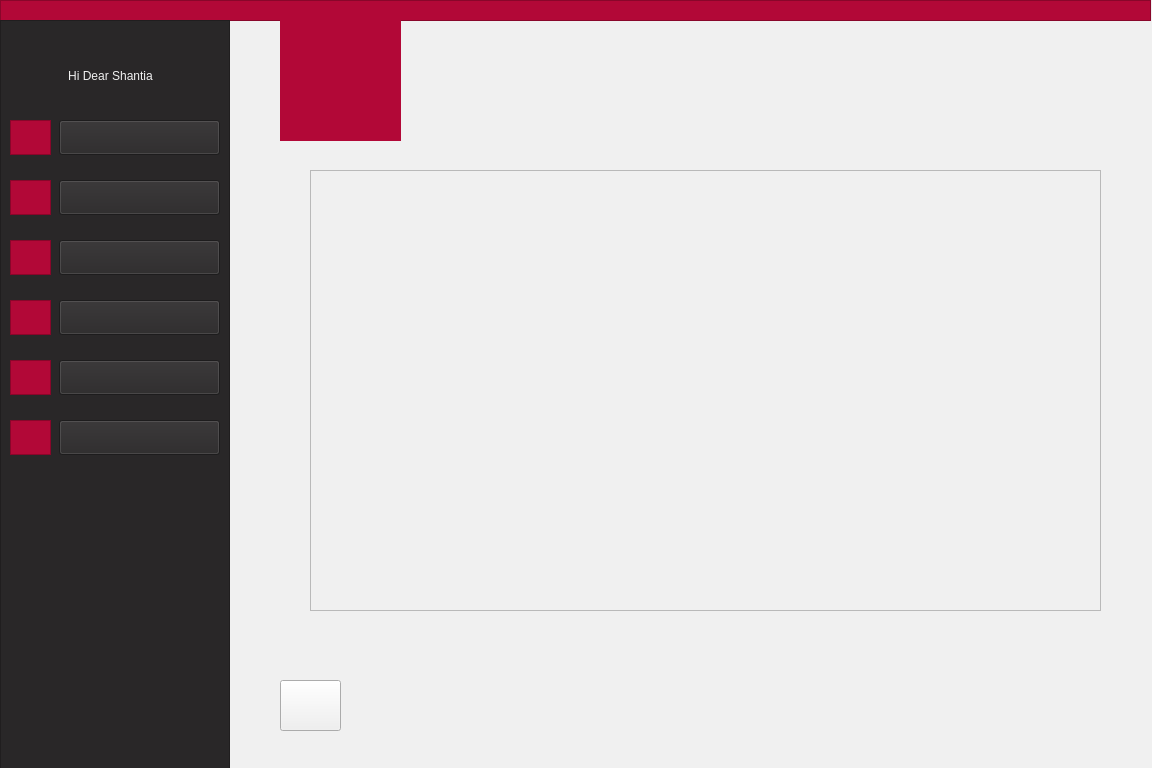
<?xml version="1.0" encoding="UTF-8"?>
<ui version="4.0">
 <class>adminMessages</class>
 <widget class="QWidget" name="adminMessages">
  <property name="geometry">
   <rect>
    <x>0</x>
    <y>0</y>
    <width>1152</width>
    <height>768</height>
   </rect>
  </property>
  <property name="minimumSize">
   <size>
    <width>1152</width>
    <height>768</height>
   </size>
  </property>
  <property name="windowTitle">
   <string>Form</string>
  </property>
  <property name="styleSheet">
   <string notr="true">background-color: rgb(240, 240, 240);</string>
  </property>
  <widget class="QLabel" name="label_9">
   <property name="geometry">
    <rect>
     <x>285</x>
     <y>20</y>
     <width>111</width>
     <height>111</height>
    </rect>
   </property>
   <property name="styleSheet">
    <string notr="true">background-color: rgb(178, 8, 55);</string>
   </property>
   <property name="text">
    <string/>
   </property>
   <property name="pixmap">
    <pixmap resource="pictures.qrc">:/logo/filename.jpg</pixmap>
   </property>
   <property name="scaledContents">
    <bool>true</bool>
   </property>
  </widget>
  <widget class="QFrame" name="frame">
   <property name="geometry">
    <rect>
     <x>0</x>
     <y>0</y>
     <width>1151</width>
     <height>21</height>
    </rect>
   </property>
   <property name="styleSheet">
    <string notr="true">background-color: rgb(178, 8, 55);
border-color: rgb(178, 8, 55);</string>
   </property>
   <property name="frameShape">
    <enum>QFrame::StyledPanel</enum>
   </property>
   <property name="frameShadow">
    <enum>QFrame::Raised</enum>
   </property>
  </widget>
  <widget class="QLabel" name="label">
   <property name="geometry">
    <rect>
     <x>280</x>
     <y>20</y>
     <width>121</width>
     <height>121</height>
    </rect>
   </property>
   <property name="styleSheet">
    <string notr="true">background-color: rgb(178, 8, 55);
border-color: rgb(178, 8, 55);
</string>
   </property>
   <property name="text">
    <string/>
   </property>
   <property name="pixmap">
    <pixmap>:/AjaxLogo/filename.jpg</pixmap>
   </property>
   <property name="scaledContents">
    <bool>true</bool>
   </property>
   <property name="alignment">
    <set>Qt::AlignCenter</set>
   </property>
  </widget>
  <widget class="QFrame" name="frame_2">
   <property name="geometry">
    <rect>
     <x>0</x>
     <y>20</y>
     <width>230</width>
     <height>768</height>
    </rect>
   </property>
   <property name="styleSheet">
    <string notr="true">background-color: rgb(41, 39, 40);
border-color: rgb(41, 39, 40);</string>
   </property>
   <property name="frameShape">
    <enum>QFrame::StyledPanel</enum>
   </property>
   <property name="frameShadow">
    <enum>QFrame::Raised</enum>
   </property>
   <widget class="QPushButton" name="pushButton">
    <property name="geometry">
     <rect>
      <x>59</x>
      <y>100</y>
      <width>161</width>
      <height>35</height>
     </rect>
    </property>
    <property name="styleSheet">
     <string notr="true">font: 11pt &quot;Montserrat&quot;;
</string>
    </property>
    <property name="text">
     <string/>
    </property>
   </widget>
   <widget class="QPushButton" name="pushButton_2">
    <property name="geometry">
     <rect>
      <x>59</x>
      <y>160</y>
      <width>161</width>
      <height>35</height>
     </rect>
    </property>
    <property name="styleSheet">
     <string notr="true">font: 11pt &quot;Montserrat&quot;;
</string>
    </property>
    <property name="text">
     <string/>
    </property>
   </widget>
   <widget class="QPushButton" name="pushButton_3">
    <property name="geometry">
     <rect>
      <x>59</x>
      <y>220</y>
      <width>161</width>
      <height>35</height>
     </rect>
    </property>
    <property name="styleSheet">
     <string notr="true">font: 11pt &quot;Montserrat&quot;;
</string>
    </property>
    <property name="text">
     <string/>
    </property>
   </widget>
   <widget class="QPushButton" name="pushButton_4">
    <property name="geometry">
     <rect>
      <x>59</x>
      <y>280</y>
      <width>161</width>
      <height>35</height>
     </rect>
    </property>
    <property name="styleSheet">
     <string notr="true">font: 11pt &quot;Montserrat&quot;;
</string>
    </property>
    <property name="text">
     <string/>
    </property>
   </widget>
   <widget class="QFrame" name="frame_3">
    <property name="geometry">
     <rect>
      <x>10</x>
      <y>100</y>
      <width>41</width>
      <height>35</height>
     </rect>
    </property>
    <property name="styleSheet">
     <string notr="true">background-color: rgb(178, 8, 55);
border-color: rgb(178, 8, 55);</string>
    </property>
    <property name="frameShape">
     <enum>QFrame::StyledPanel</enum>
    </property>
    <property name="frameShadow">
     <enum>QFrame::Raised</enum>
    </property>
    <widget class="QLabel" name="label_6">
     <property name="geometry">
      <rect>
       <x>5</x>
       <y>1</y>
       <width>31</width>
       <height>31</height>
      </rect>
     </property>
     <property name="styleSheet">
      <string notr="true"/>
     </property>
     <property name="text">
      <string/>
     </property>
     <property name="pixmap">
      <pixmap resource="icon.qrc">:/icon/profile.png</pixmap>
     </property>
     <property name="scaledContents">
      <bool>true</bool>
     </property>
    </widget>
   </widget>
   <widget class="QFrame" name="frame_5">
    <property name="geometry">
     <rect>
      <x>10</x>
      <y>160</y>
      <width>41</width>
      <height>35</height>
     </rect>
    </property>
    <property name="cursor">
     <cursorShape>ArrowCursor</cursorShape>
    </property>
    <property name="styleSheet">
     <string notr="true">background-color: rgb(178, 8, 55);
border-color: rgb(178, 8, 55);</string>
    </property>
    <property name="frameShape">
     <enum>QFrame::StyledPanel</enum>
    </property>
    <property name="frameShadow">
     <enum>QFrame::Raised</enum>
    </property>
    <widget class="QLabel" name="label_10">
     <property name="geometry">
      <rect>
       <x>5</x>
       <y>2</y>
       <width>31</width>
       <height>31</height>
      </rect>
     </property>
     <property name="text">
      <string/>
     </property>
     <property name="pixmap">
      <pixmap resource="icon.qrc">:/icon/message.png</pixmap>
     </property>
     <property name="scaledContents">
      <bool>true</bool>
     </property>
    </widget>
   </widget>
   <widget class="QFrame" name="frame_6">
    <property name="geometry">
     <rect>
      <x>10</x>
      <y>220</y>
      <width>41</width>
      <height>35</height>
     </rect>
    </property>
    <property name="styleSheet">
     <string notr="true">background-color: rgb(178, 8, 55);
border-color: rgb(178, 8, 55);</string>
    </property>
    <property name="frameShape">
     <enum>QFrame::StyledPanel</enum>
    </property>
    <property name="frameShadow">
     <enum>QFrame::Raised</enum>
    </property>
    <widget class="QLabel" name="label_7">
     <property name="geometry">
      <rect>
       <x>5</x>
       <y>2</y>
       <width>31</width>
       <height>31</height>
      </rect>
     </property>
     <property name="text">
      <string/>
     </property>
     <property name="pixmap">
      <pixmap resource="icon.qrc">:/icon/add-user.png</pixmap>
     </property>
     <property name="scaledContents">
      <bool>true</bool>
     </property>
    </widget>
   </widget>
   <widget class="QFrame" name="frame_7">
    <property name="geometry">
     <rect>
      <x>10</x>
      <y>280</y>
      <width>41</width>
      <height>35</height>
     </rect>
    </property>
    <property name="styleSheet">
     <string notr="true">background-color: rgb(178, 8, 55);
border-color: rgb(178, 8, 55);</string>
    </property>
    <property name="frameShape">
     <enum>QFrame::StyledPanel</enum>
    </property>
    <property name="frameShadow">
     <enum>QFrame::Raised</enum>
    </property>
    <widget class="QLabel" name="label_11">
     <property name="geometry">
      <rect>
       <x>5</x>
       <y>2</y>
       <width>31</width>
       <height>31</height>
      </rect>
     </property>
     <property name="text">
      <string/>
     </property>
     <property name="pixmap">
      <pixmap resource="icon.qrc">:/icon/upload-mail.png</pixmap>
     </property>
     <property name="scaledContents">
      <bool>true</bool>
     </property>
    </widget>
   </widget>
   <widget class="QLabel" name="label_2">
    <property name="geometry">
     <rect>
      <x>20</x>
      <y>40</y>
      <width>181</width>
      <height>31</height>
     </rect>
    </property>
    <property name="styleSheet">
     <string notr="true">font: 11pt &quot;Montserrat&quot;;
color: rgb(240, 240, 240);</string>
    </property>
    <property name="text">
     <string>Hi Dear Shantia</string>
    </property>
    <property name="alignment">
     <set>Qt::AlignCenter</set>
    </property>
   </widget>
   <widget class="QLabel" name="label_3">
    <property name="geometry">
     <rect>
      <x>100</x>
      <y>100</y>
      <width>81</width>
      <height>30</height>
     </rect>
    </property>
    <property name="autoFillBackground">
     <bool>false</bool>
    </property>
    <property name="styleSheet">
     <string notr="true">font: 11pt &quot;Montserrat&quot;;
color: rgb(240, 240, 240);</string>
    </property>
    <property name="lineWidth">
     <number>0</number>
    </property>
    <property name="text">
     <string>Profile</string>
    </property>
    <property name="alignment">
     <set>Qt::AlignCenter</set>
    </property>
   </widget>
   <widget class="QLabel" name="label_4">
    <property name="geometry">
     <rect>
      <x>90</x>
      <y>160</y>
      <width>101</width>
      <height>30</height>
     </rect>
    </property>
    <property name="styleSheet">
     <string notr="true">font: 11pt &quot;Montserrat&quot;;
color: rgb(240, 240, 240);</string>
    </property>
    <property name="text">
     <string>Messges</string>
    </property>
    <property name="alignment">
     <set>Qt::AlignCenter</set>
    </property>
   </widget>
   <widget class="QLabel" name="label_5">
    <property name="geometry">
     <rect>
      <x>90</x>
      <y>220</y>
      <width>111</width>
      <height>30</height>
     </rect>
    </property>
    <property name="styleSheet">
     <string notr="true">font: 11pt &quot;Montserrat&quot;;
color: rgb(240, 240, 240);</string>
    </property>
    <property name="text">
     <string>Add People</string>
    </property>
    <property name="alignment">
     <set>Qt::AlignCenter</set>
    </property>
   </widget>
   <widget class="QLabel" name="label_8">
    <property name="geometry">
     <rect>
      <x>70</x>
      <y>280</y>
      <width>141</width>
      <height>30</height>
     </rect>
    </property>
    <property name="styleSheet">
     <string notr="true">font: 11pt &quot;Montserrat&quot;;
color: rgb(240, 240, 240);</string>
    </property>
    <property name="text">
     <string>Send Assertion</string>
    </property>
    <property name="alignment">
     <set>Qt::AlignCenter</set>
    </property>
   </widget>
   <widget class="QFrame" name="frame_15">
    <property name="geometry">
     <rect>
      <x>10</x>
      <y>340</y>
      <width>41</width>
      <height>35</height>
     </rect>
    </property>
    <property name="styleSheet">
     <string notr="true">background-color: rgb(178, 8, 55);
border-color: rgb(178, 8, 55);</string>
    </property>
    <property name="frameShape">
     <enum>QFrame::StyledPanel</enum>
    </property>
    <property name="frameShadow">
     <enum>QFrame::Raised</enum>
    </property>
    <widget class="QLabel" name="label_20">
     <property name="geometry">
      <rect>
       <x>5</x>
       <y>2</y>
       <width>31</width>
       <height>31</height>
      </rect>
     </property>
     <property name="text">
      <string/>
     </property>
     <property name="pixmap">
      <pixmap resource="classIcon.qrc">:/classIcon/icons8-class-50.png</pixmap>
     </property>
     <property name="scaledContents">
      <bool>true</bool>
     </property>
    </widget>
   </widget>
   <widget class="QPushButton" name="pushButton_7">
    <property name="geometry">
     <rect>
      <x>59</x>
      <y>340</y>
      <width>161</width>
      <height>35</height>
     </rect>
    </property>
    <property name="styleSheet">
     <string notr="true">font: 11pt &quot;Montserrat&quot;;
</string>
    </property>
    <property name="text">
     <string/>
    </property>
   </widget>
   <widget class="QLabel" name="label_21">
    <property name="geometry">
     <rect>
      <x>95</x>
      <y>350</y>
      <width>101</width>
      <height>20</height>
     </rect>
    </property>
    <property name="styleSheet">
     <string notr="true">font: 11pt &quot;Montserrat&quot;;
color: rgb(240, 240, 240);</string>
    </property>
    <property name="text">
     <string>Add CLass</string>
    </property>
   </widget>
   <widget class="QFrame" name="frame_9">
    <property name="geometry">
     <rect>
      <x>10</x>
      <y>400</y>
      <width>41</width>
      <height>35</height>
     </rect>
    </property>
    <property name="styleSheet">
     <string notr="true">background-color: rgb(178, 8, 55);
border-color: rgb(178, 8, 55);</string>
    </property>
    <property name="frameShape">
     <enum>QFrame::StyledPanel</enum>
    </property>
    <property name="frameShadow">
     <enum>QFrame::Raised</enum>
    </property>
    <widget class="QLabel" name="label_13">
     <property name="geometry">
      <rect>
       <x>5</x>
       <y>2</y>
       <width>31</width>
       <height>31</height>
      </rect>
     </property>
     <property name="text">
      <string/>
     </property>
     <property name="pixmap">
      <pixmap resource="icon.qrc">:/icon/information.png</pixmap>
     </property>
     <property name="scaledContents">
      <bool>true</bool>
     </property>
    </widget>
   </widget>
   <widget class="QLabel" name="label_15">
    <property name="geometry">
     <rect>
      <x>60</x>
      <y>400</y>
      <width>161</width>
      <height>30</height>
     </rect>
    </property>
    <property name="styleSheet">
     <string notr="true">font: 11pt &quot;Montserrat&quot;;
color: rgb(240, 240, 240);</string>
    </property>
    <property name="text">
     <string>Class Information</string>
    </property>
    <property name="alignment">
     <set>Qt::AlignCenter</set>
    </property>
   </widget>
   <widget class="QPushButton" name="pushButton_6">
    <property name="geometry">
     <rect>
      <x>59</x>
      <y>400</y>
      <width>161</width>
      <height>35</height>
     </rect>
    </property>
    <property name="styleSheet">
     <string notr="true">font: 11pt &quot;Montserrat&quot;;
</string>
    </property>
    <property name="text">
     <string/>
    </property>
   </widget>
   <zorder>frame_5</zorder>
   <zorder>frame_6</zorder>
   <zorder>frame_7</zorder>
   <zorder>label_2</zorder>
   <zorder>label_3</zorder>
   <zorder>label_4</zorder>
   <zorder>label_5</zorder>
   <zorder>label_8</zorder>
   <zorder>frame_3</zorder>
   <zorder>pushButton</zorder>
   <zorder>pushButton_2</zorder>
   <zorder>pushButton_3</zorder>
   <zorder>pushButton_4</zorder>
   <zorder>frame_15</zorder>
   <zorder>label_21</zorder>
   <zorder>pushButton_7</zorder>
   <zorder>frame_9</zorder>
   <zorder>label_15</zorder>
   <zorder>pushButton_6</zorder>
  </widget>
  <widget class="QLabel" name="label_14">
   <property name="geometry">
    <rect>
     <x>280</x>
     <y>680</y>
     <width>41</width>
     <height>46</height>
    </rect>
   </property>
   <property name="styleSheet">
    <string>font: 9pt &quot;Montserrat&quot;;
color: rgb(178, 8, 55);</string>
   </property>
   <property name="text">
    <string/>
   </property>
   <property name="pixmap">
    <pixmap resource="arrowIcon.qrc">:/new/prefix1/icons8-left-arrow-50.png</pixmap>
   </property>
   <property name="scaledContents">
    <bool>true</bool>
   </property>
  </widget>
  <widget class="QPushButton" name="backToMenu">
   <property name="geometry">
    <rect>
     <x>280</x>
     <y>680</y>
     <width>61</width>
     <height>51</height>
    </rect>
   </property>
   <property name="text">
    <string/>
   </property>
  </widget>
  <widget class="QScrollArea" name="scrollArea">
   <property name="geometry">
    <rect>
     <x>310</x>
     <y>170</y>
     <width>791</width>
     <height>441</height>
    </rect>
   </property>
   <property name="widgetResizable">
    <bool>true</bool>
   </property>
   <widget class="QWidget" name="scrollAreaWidgetContents">
    <property name="geometry">
     <rect>
      <x>0</x>
      <y>0</y>
      <width>789</width>
      <height>439</height>
     </rect>
    </property>
    <layout class="QVBoxLayout" name="verticalLayout_3">
     <item>
      <layout class="QVBoxLayout" name="verticalLayout_2"/>
     </item>
    </layout>
   </widget>
  </widget>
  <zorder>frame</zorder>
  <zorder>label</zorder>
  <zorder>frame_2</zorder>
  <zorder>label_9</zorder>
  <zorder>label_14</zorder>
  <zorder>backToMenu</zorder>
  <zorder>scrollArea</zorder>
 </widget>
 <resources>
  <include location="arrowIcon.qrc"/>
  <include location="classIcon.qrc"/>
  <include location="icon.qrc"/>
  <include location="pictures.qrc"/>
 </resources>
 <connections/>
</ui>
